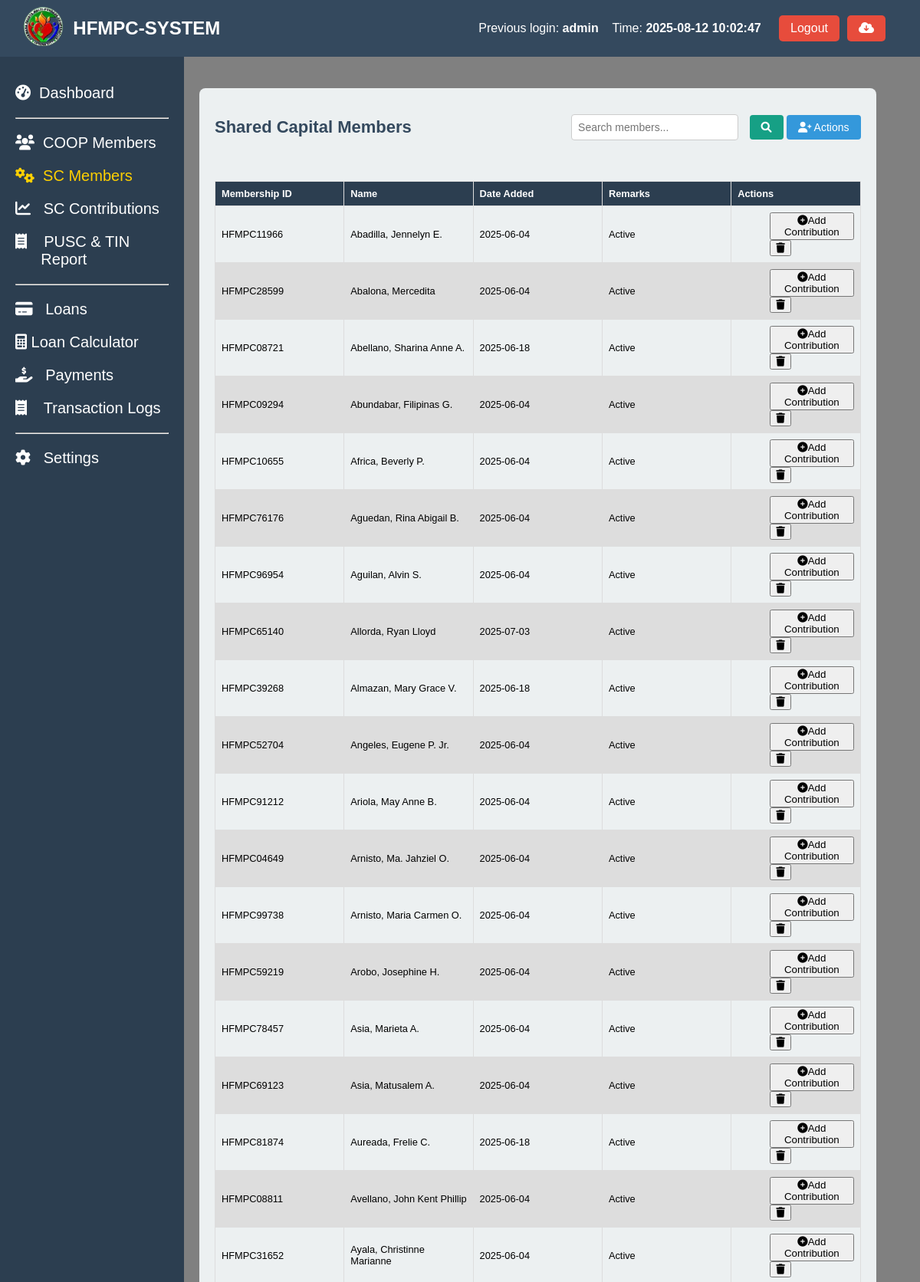
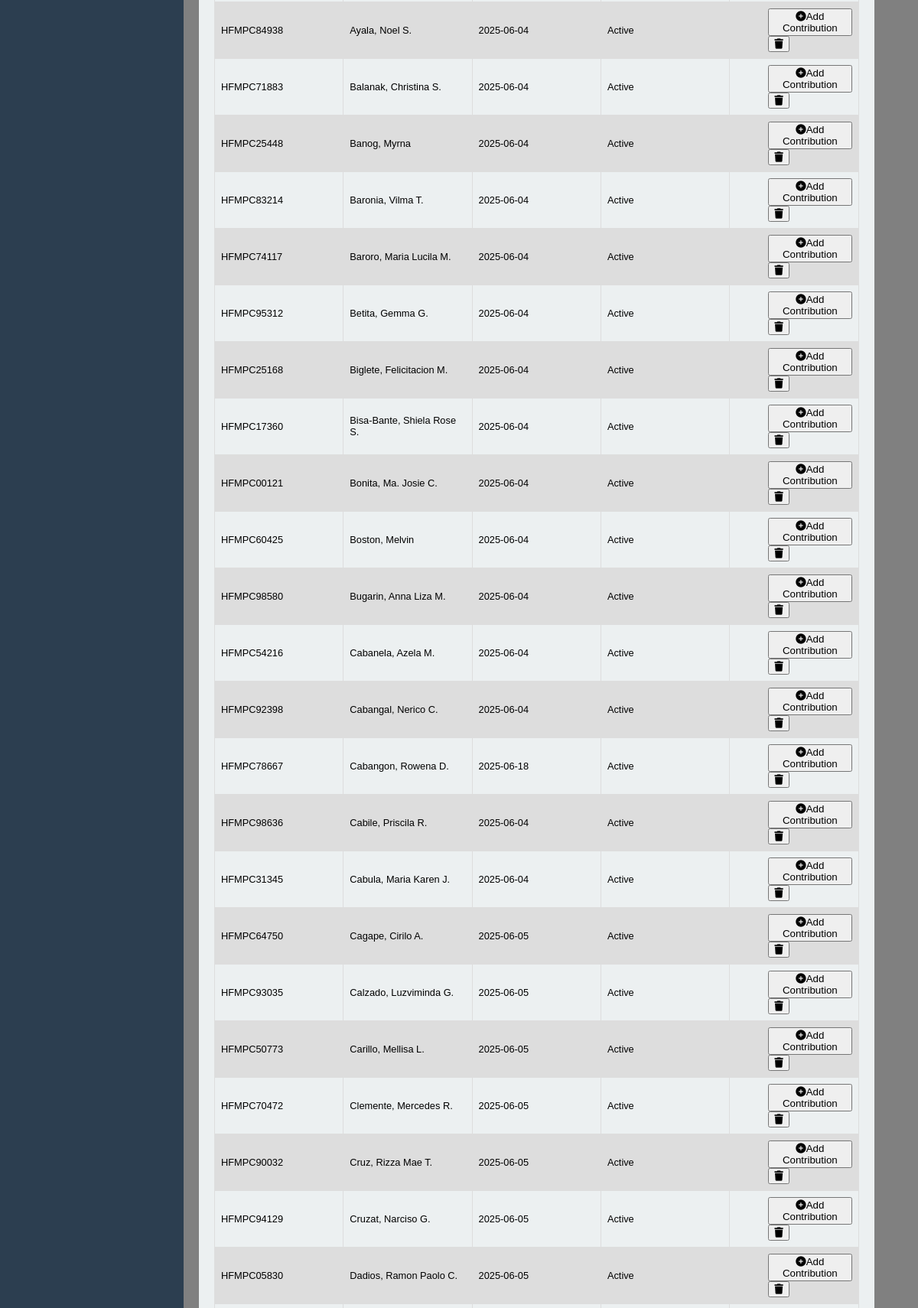
Screenshot of /coop_members_shared_capitals.php (signed in, upper part) with the database file from the repository (2 pictures, top to bottom).
### tables this page shows
CREATE TABLE `coop_members_shared_capital` (
  `id` int(11) NOT NULL AUTO_INCREMENT,
  `Membership_ID` varchar(11) NOT NULL,
  `name_of_member` varchar(50) NOT NULL,
  `Date_Added` date NOT NULL,
  `status` int(11) NOT NULL,
  `remarks` varchar(10) NOT NULL,
  PRIMARY KEY (`id`)
);

CREATE TABLE `coop_members` (
  `coop_id` int(50) NOT NULL AUTO_INCREMENT,
  `membership_id` varchar(50) NOT NULL,
  `name_of_member` varchar(255) NOT NULL,
  `contact_number` varchar(20) NOT NULL,
  `tin` varchar(15) NOT NULL,
  `date_accepted` date NOT NULL,
  `bod_resolution` varchar(50) NOT NULL,
  `type_of_membership` varchar(50) NOT NULL,
  `shares_subscribed` decimal(10,2) NOT NULL,
  `amount_subscribed` decimal(10,2) NOT NULL,
  `initial_paid_up` decimal(10,2) NOT NULL,
  `address` text NOT NULL,
  `date_of_birth` date NOT NULL,
  `age` int(11) NOT NULL,
  `gender` varchar(20) DEFAULT NULL,
  `civil_status` varchar(50) DEFAULT NULL,
  `occupation` varchar(100) NOT NULL,
  `number_of_dependents` int(11) NOT NULL,
  `religious` varchar(100) NOT NULL,
  `annual_income` decimal(10,2) NOT NULL,
  `date_terminated` date DEFAULT NULL,
  `educational_attainment` varchar(50) DEFAULT NULL,
  `status` int(5) NOT NULL,
  `remarks` varchar(10) NOT NULL,
  `created_at` timestamp NOT NULL DEFAULT current_timestamp(),
  PRIMARY KEY (`coop_id`)
);

### coop_members_shared_capitals.php (the view, shortened to what this page needs)
<?php
include 'header.php';
include 'sidebar.php';
?>
<link rel="stylesheet" href="assets/coop_members_shared_capitals.css">
<link rel="stylesheet" href="assets/message.css">
<link rel="stylesheet" href="assets/loader.css">
<main class="content-member">
  <section class="stats-member">
    <div class="card-member">
      <div class="card-header-member">
        <h2>Shared Capital Members</h2>
        <div class="actions">
           <input type="text" id="search-bar" placeholder="Search members..." oninput="searchTable()">
            <button class="search-btn" onclick="searchTable()">
                <i class="fas fa-search"></i>
            </button>
            <div class="dropdown">
              <button class="add-btn" onclick="toggleDropdown()">
                  <i class="fas fa-user-plus"></i> Actions
              </button>
            </div>
        </div>
      </div>
      <div style="overflow-x:auto;">
        <table id="member-table">
          <thead>
            <tr>
              <th>Membership ID</th>
              <th>Name</th>
              <th>Date Added</th>
              <th>Remarks</th>
              <th>Actions</th>
            </tr>
          </thead>
          <tbody>
            <?php
             $sql = "SELECT sc.id, sc.Membership_ID, sc.Date_Added, cm.name_of_member, sc.status, sc.Remarks
                     FROM coop_members_shared_capital sc
                     LEFT JOIN coop_members cm ON sc.Membership_ID = cm.membership_id
                     WHERE sc.Remarks IS NULL OR sc.Remarks != 'Deleted'";
            $sql .= " ORDER BY cm.name_of_member ASC";
            $result = $conn->query($sql);
            if ($result->num_rows > 0) {
                while ($row = $result->fetch_assoc()) {
                    $status = $row['status'];
                    echo '<tr>';
                    echo '<td>' . htmlspecialchars($row['Membership_ID']) . '</td>';
                    echo '<td>' . htmlspecialchars($row['name_of_member']) . '</td>';
                    echo '<td>' . htmlspecialchars($row['Date_Added']) . '</td>';
                    echo '<td>';
                    echo $status == 1 ? '<span class="remark-active">Active</span>' : '<span class="remark-withdrawn">Withdrawn</span>';
                    echo '</td>';
                    echo '<td style="padding-left: 50px;">';
                    echo '<a href="#" onclick="openContributionModal(\'' . $row['Membership_ID'] . '\', \'' . $row['id'] . '\', ' . $row['status'] . ')"><button> <i class="fas fa-plus-circle"></i>Add Contribution</button></a>';
                    echo '<a href="coop_members_shared_capitals_delete_functions.php?id=' . htmlspecialchars($row['Membership_ID']) . '" class="delete-btn" onclick="return confirm(\'Are you sure you want to delete this member?\')"><button><i class="fa-solid fa-trash"></i></button></a>';
                    echo '</td>';
                    echo '</tr>';
                }
            } else {
                echo '<tr><td colspan="6">No records found</td></tr>';
            }
            ?>
          </tbody>
        </table>
      </div>
    </div>
  </section>
</main>

### header.php (shortened to what this page needs)
<?php
include 'config/config.php';
$previous_user = null;
$sql_prev = "SELECT id, username, login_time FROM login_activity ORDER BY login_time DESC LIMIT 1 OFFSET 1";
$result_prev = $conn->query($sql_prev);
if ($result_prev->num_rows > 0) {
    $previous_user = $result_prev->fetch_assoc();
}
?>
<!DOCTYPE html>
<html lang="en">
<head>
  <link rel="stylesheet" href="https://cdnjs.cloudflare.com/ajax/libs/font-awesome/6.0.0-beta3/css/all.min.css">
  <link rel="stylesheet" href="assets/styles.css">
</head>
<body>
<header class="header">
  <div class="header-content">
    <div class="dashboard-left">
      <a href="index.php"><img src="logo.png" alt="Logo" class="dashboard-logo" width="20%"></a>
      <h1> HFMPC-SYSTEM</h1>
    </div>
    <div class="admin-info">
      <?php if ($previous_user): ?>
        <div class="previous-login-info" style="text-align: right; display: flex; justify-content: space-between;">
          <p>Previous login: <strong><?php echo htmlspecialchars($previous_user['username']); ?></strong></p> &nbsp&nbsp&nbsp&nbsp
          <p>Time: <strong><?php echo htmlspecialchars($previous_user['login_time']); ?></strong></p>&nbsp&nbsp&nbsp
        </div>
      <?php else: ?>
        <p class="previous-login-info">No previous login records found.</p>
      <?php endif; ?>
      <button class="logout-btn" onclick="confirmLogout();">Logout</button>
      <form method="post" action="backup.php" onsubmit="return confirmBackup();">
          <button class="logout-btn" type="submit" name="backup"><i class="fas fa-cloud-download-alt"></i></button>
      </form>
    </div>
  </div>
</header>
</body>
</html>

### assets/styles.css (style rules this page uses)
body { font-family: Arial, sans-serif; margin: 0; height: 100vh; display: flex; flex-direction: column; }
header { background-color: #34495e; color: white; padding: 5px; width: 100%; display: flex; justify-content: space-between; align-items: center; position: fixed; z-index: 10; }
header h1 { font-size: 24px; }
.header-content { display: flex; justify-content: space-between; width: 100%; padding-right: 50px; padding-left: 20px; }
.admin-info { display: flex; align-items: center; gap: 10px; }
.logout-btn { background-color: #e74c3c; color: white; border: none; padding: 8px 15px; cursor: pointer; font-size: 16px; border-radius: 5px; }
.logout-btn { background-color: #e74c3c; color: white; border: none; padding: 8px 15px; cursor: pointer; }
.dashboard-left { display: flex; align-items: center; gap: 10px; }
.dashboard-logo { height: 60px; width: auto; object-fit: contain; }

### assets/coop_members_shared_capitals.css (style rules this page uses)
.content-member { background-color: gray; margin-left: 150px; padding: 100px; margin-top: 5px; flex-grow: 1; height: 100vh; overflow-y: auto; position: relative; }
.stats-member { display: flex; justify-content: space-between; margin-top: 10px; width: 105%; }
.card-member { background-color: #ecf0f1; border-radius: 8px; padding: 20px; width: 100%; margin-left: 10px; position:relative; }
.card-member h2 { font-size: 22px; color: #34495e; }
table { font-family: arial, sans-serif; border-collapse: collapse; width: 100%; table-layout: fixed; font-size: 80%; }
th { background-color: #2c3e50; color: white; }
td, th { border: 1px solid #dddddd; text-align: left; padding: 8px; word-wrap: break-word; white-space: normal; max-width: 150px; overflow: hidden; text-overflow: ellipsis; }
tr:nth-child(even) { background-color: #dddddd; }
.card-header-member { display: flex; justify-content: space-between; align-items: center; margin-bottom: 20px; }
.add-btn { padding: 8px 15px; font-size: 14px; color: white; background-color: #3498db; border: none; border-radius: 4px; cursor: pointer; }
form { display: flex; flex-direction: column; }
#search-bar { padding: 8px; font-size: 14px; width: 200px; border: 1px solid #ccc; border-radius: 4px; }
.search-btn { padding: 8px 15px; font-size: 14px; color: white; background-color: #16a085; border: none; border-radius: 4px; cursor: pointer; margin-left: 10px; }
.dropdown { position: relative; display: inline-block; }

### coop_members_shared_capitals.php (style rules this page uses)
.content-member { background-color: gray; }

### rows the page displays
coop_members_shared_capital: Membership_ID "HFMPC11966", coop_members.name_of_member "Abadilla, Jennelyn E.", Date_Added "2025-06-04", status "Active"
coop_members_shared_capital: Membership_ID "HFMPC28599", coop_members.name_of_member "Abalona, Mercedita", Date_Added "2025-06-04", status "Active"
coop_members_shared_capital: Membership_ID "HFMPC08721", coop_members.name_of_member "Abellano, Sharina Anne A.", Date_Added "2025-06-18", status "Active"
coop_members_shared_capital: Membership_ID "HFMPC09294", coop_members.name_of_member "Abundabar, Filipinas G.", Date_Added "2025-06-04", status "Active"
coop_members_shared_capital: Membership_ID "HFMPC10655", coop_members.name_of_member "Africa, Beverly P.", Date_Added "2025-06-04", status "Active"
coop_members_shared_capital: Membership_ID "HFMPC76176", coop_members.name_of_member "Aguedan, Rina Abigail B.", Date_Added "2025-06-04", status "Active"
coop_members_shared_capital: Membership_ID "HFMPC96954", coop_members.name_of_member "Aguilan, Alvin S.", Date_Added "2025-06-04", status "Active"
coop_members_shared_capital: Membership_ID "HFMPC65140", coop_members.name_of_member "Allorda, Ryan Lloyd", Date_Added "2025-07-03", status "Active"
coop_members_shared_capital: Membership_ID "HFMPC39268", coop_members.name_of_member "Almazan, Mary Grace V.", Date_Added "2025-06-18", status "Active"
coop_members_shared_capital: Membership_ID "HFMPC52704", coop_members.name_of_member "Angeles, Eugene P. Jr.", Date_Added "2025-06-04", status "Active"
coop_members_shared_capital: Membership_ID "HFMPC91212", coop_members.name_of_member "Ariola, May Anne B.", Date_Added "2025-06-04", status "Active"
coop_members_shared_capital: Membership_ID "HFMPC04649", coop_members.name_of_member "Arnisto, Ma. Jahziel O.", Date_Added "2025-06-04", status "Active"
coop_members_shared_capital: Membership_ID "HFMPC99738", coop_members.name_of_member "Arnisto, Maria Carmen O.", Date_Added "2025-06-04", status "Active"
coop_members_shared_capital: Membership_ID "HFMPC59219", coop_members.name_of_member "Arobo, Josephine H.", Date_Added "2025-06-04", status "Active"
coop_members_shared_capital: Membership_ID "HFMPC78457", coop_members.name_of_member "Asia, Marieta A.", Date_Added "2025-06-04", status "Active"
coop_members_shared_capital: Membership_ID "HFMPC69123", coop_members.name_of_member "Asia, Matusalem A.", Date_Added "2025-06-04", status "Active"
coop_members_shared_capital: Membership_ID "HFMPC81874", coop_members.name_of_member "Aureada, Frelie C.", Date_Added "2025-06-18", status "Active"
coop_members_shared_capital: Membership_ID "HFMPC08811", coop_members.name_of_member "Avellano, John Kent Phillip", Date_Added "2025-06-04", status "Active"
coop_members_shared_capital: Membership_ID "HFMPC31652", coop_members.name_of_member "Ayala, Christinne Marianne", Date_Added "2025-06-04", status "Active"
coop_members_shared_capital: Membership_ID "HFMPC84938", coop_members.name_of_member "Ayala, Noel S.", Date_Added "2025-06-04", status "Active"
coop_members_shared_capital: Membership_ID "HFMPC71883", coop_members.name_of_member "Balanak, Christina S.", Date_Added "2025-06-04", status "Active"
coop_members_shared_capital: Membership_ID "HFMPC25448", coop_members.name_of_member "Banog, Myrna", Date_Added "2025-06-04", status "Active"
coop_members_shared_capital: Membership_ID "HFMPC83214", coop_members.name_of_member "Baronia, Vilma T.", Date_Added "2025-06-04", status "Active"
coop_members_shared_capital: Membership_ID "HFMPC74117", coop_members.name_of_member "Baroro, Maria Lucila M.", Date_Added "2025-06-04", status "Active"
coop_members_shared_capital: Membership_ID "HFMPC95312", coop_members.name_of_member "Betita, Gemma G.", Date_Added "2025-06-04", status "Active"
coop_members_shared_capital: Membership_ID "HFMPC25168", coop_members.name_of_member "Biglete, Felicitacion M.", Date_Added "2025-06-04", status "Active"
coop_members_shared_capital: Membership_ID "HFMPC17360", coop_members.name_of_member "Bisa-Bante, Shiela Rose S.", Date_Added "2025-06-04", status "Active"
coop_members_shared_capital: Membership_ID "HFMPC00121", coop_members.name_of_member "Bonita, Ma. Josie C.", Date_Added "2025-06-04", status "Active"
coop_members_shared_capital: Membership_ID "HFMPC60425", coop_members.name_of_member "Boston, Melvin", Date_Added "2025-06-04", status "Active"
coop_members_shared_capital: Membership_ID "HFMPC98580", coop_members.name_of_member "Bugarin, Anna Liza M.", Date_Added "2025-06-04", status "Active"
coop_members_shared_capital: Membership_ID "HFMPC54216", coop_members.name_of_member "Cabanela, Azela M.", Date_Added "2025-06-04", status "Active"
coop_members_shared_capital: Membership_ID "HFMPC92398", coop_members.name_of_member "Cabangal, Nerico C.", Date_Added "2025-06-04", status "Active"
coop_members_shared_capital: Membership_ID "HFMPC78667", coop_members.name_of_member "Cabangon, Rowena D.", Date_Added "2025-06-18", status "Active"
coop_members_shared_capital: Membership_ID "HFMPC98636", coop_members.name_of_member "Cabile, Priscila R.", Date_Added "2025-06-04", status "Active"
coop_members_shared_capital: Membership_ID "HFMPC31345", coop_members.name_of_member "Cabula, Maria Karen J.", Date_Added "2025-06-04", status "Active"
coop_members_shared_capital: Membership_ID "HFMPC64750", coop_members.name_of_member "Cagape, Cirilo A.", Date_Added "2025-06-05", status "Active"
coop_members_shared_capital: Membership_ID "HFMPC93035", coop_members.name_of_member "Calzado, Luzviminda G.", Date_Added "2025-06-05", status "Active"
coop_members_shared_capital: Membership_ID "HFMPC50773", coop_members.name_of_member "Carillo, Mellisa L.", Date_Added "2025-06-05", status "Active"
coop_members_shared_capital: Membership_ID "HFMPC70472", coop_members.name_of_member "Clemente, Mercedes R.", Date_Added "2025-06-05", status "Active"
coop_members_shared_capital: Membership_ID "HFMPC90032", coop_members.name_of_member "Cruz, Rizza Mae T.", Date_Added "2025-06-05", status "Active"
coop_members_shared_capital: Membership_ID "HFMPC94129", coop_members.name_of_member "Cruzat, Narciso G.", Date_Added "2025-06-05", status "Active"
coop_members_shared_capital: Membership_ID "HFMPC05830", coop_members.name_of_member "Dadios, Ramon Paolo C.", Date_Added "2025-06-05", status "Active"

### other values shown
$previous_user['username'] "admin"
$previous_user['login_time'] "2025-08-12 10:02:47"
